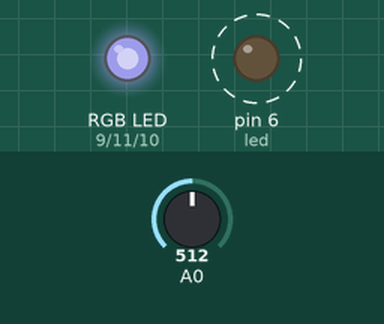
This sketch was run on a simulated Arduino Uno, built with avr-gcc and run on an emulated ATmega328P. Parts: an RGB LED mixed from three pins (HIGH = lit), output pins drawn as LEDs (lit = HIGH). Dashed ring = blinking. The inputs (shaded band) are chosen by the test bench; at power-on: A0 = 512. Dim RGB values are drawn brighter than linear.

Above: at 1.9 s.
2.0 s: A0 set to 245
At 2.35 s:
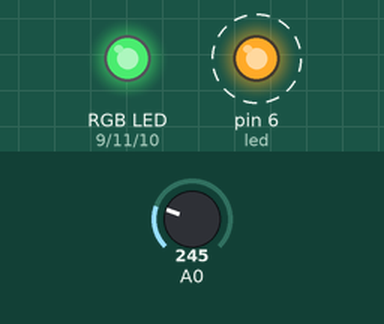
5.5 s: A0 set to 0
At 6.03 s:
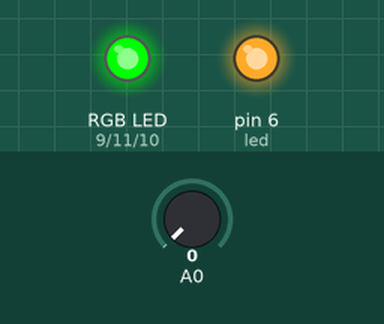
9.0 s: A0 set to 122
At 9.49 s:
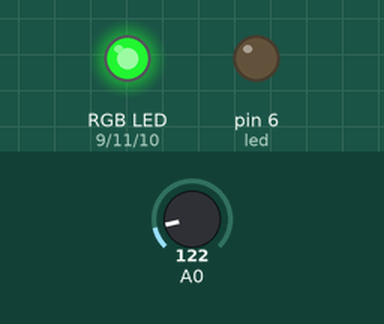
12.5 s: A0 set to 716
At 13.4 s:
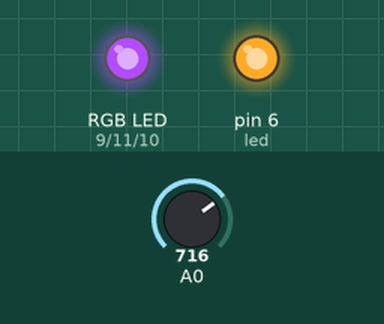
16.7 s: A0 set to 306
At 17.47 s:
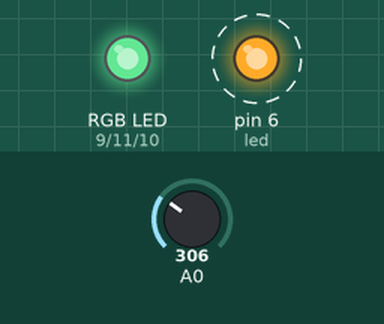
20.2 s: A0 set to 900
At 20.9 s:
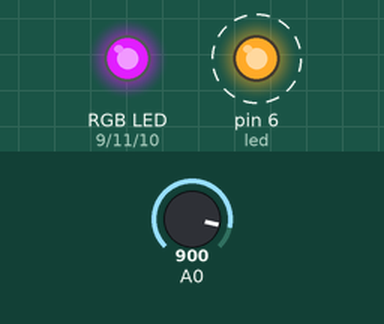
Timing chart, 0 to 25.4 s (numbered marks = the images above; inputs shaded):
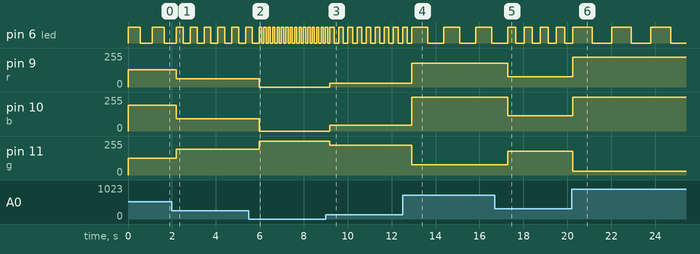

The sketch:

q2_rgb_blinking_speed.ino
```cpp
int r = 9;
int b = 10;
int g = 11;
int led = 6;

void setup()
{
  pinMode(r, OUTPUT);
  pinMode(b, OUTPUT);
  pinMode(g, OUTPUT);
  pinMode(led, OUTPUT);
}

void loop()
{
  int value = analogRead(A0);
  int x = value / 4;

  int rVal = x;
  int gVal = 255 - x;
  float bVal = min(255, x*1.5);

  analogWrite(r, rVal);
  analogWrite(g, gVal);
  analogWrite(b, bVal);

  int delayTime = map(value, 0, 1023, 100, 1000);

  digitalWrite(led, HIGH);
  delay(delayTime);

  digitalWrite(led, LOW);
  delay(delayTime);
}
```

Measured:
- after the input at 2.0 s, pin 6 (led): alternates HIGH for 0.32 s and LOW for 0.32 s, starting after 0.52 s; pin 9 (r): 128/255 → 61/255 after 0.20 s; pin 10 (b): 192/255 → 91/255 after 0.20 s; pin 11 (g): 127/255 → 194/255 after 0.20 s
- after the input at 5.5 s, pin 9 (r): 61/255 → 0/255 after 0.48 s; pin 10 (b): 91/255 → 0/255 after 0.48 s; pin 11 (g): 194/255 → 255/255 after 0.48 s
- after the input at 9.0 s, pin 9 (r): 0/255 → 30/255 after 0.19 s; pin 10 (b): 0/255 → 45/255 after 0.19 s; pin 11 (g): 255/255 → 225/255 after 0.19 s
- after the input at 12.5 s, pin 9 (r): 30/255 → 179/255 after 0.41 s; pin 10 (b): 45/255 → 255/255 after 0.41 s; pin 11 (g): 225/255 → 76/255 after 0.41 s
- after the input at 16.7 s, pin 6 (led): alternates HIGH for 0.37 s and LOW for 0.37 s, starting after 0.96 s; pin 9 (r): 179/255 → 76/255 after 0.59 s; pin 10 (b): 255/255 → 114/255 after 0.59 s; pin 11 (g): 76/255 → 179/255 after 0.59 s
- after the input at 20.2 s, pin 6 (led): alternates HIGH for 0.89 s and LOW for 0.89 s, starting after 0.93 s; pin 9 (r): 76/255 → 225/255 at once; pin 10 (b): 114/255 → 255/255 at once; pin 11 (g): 179/255 → 30/255 at once
- by itself, pin 6 (led): alternates HIGH for 0.55 s and LOW for 0.55 s
